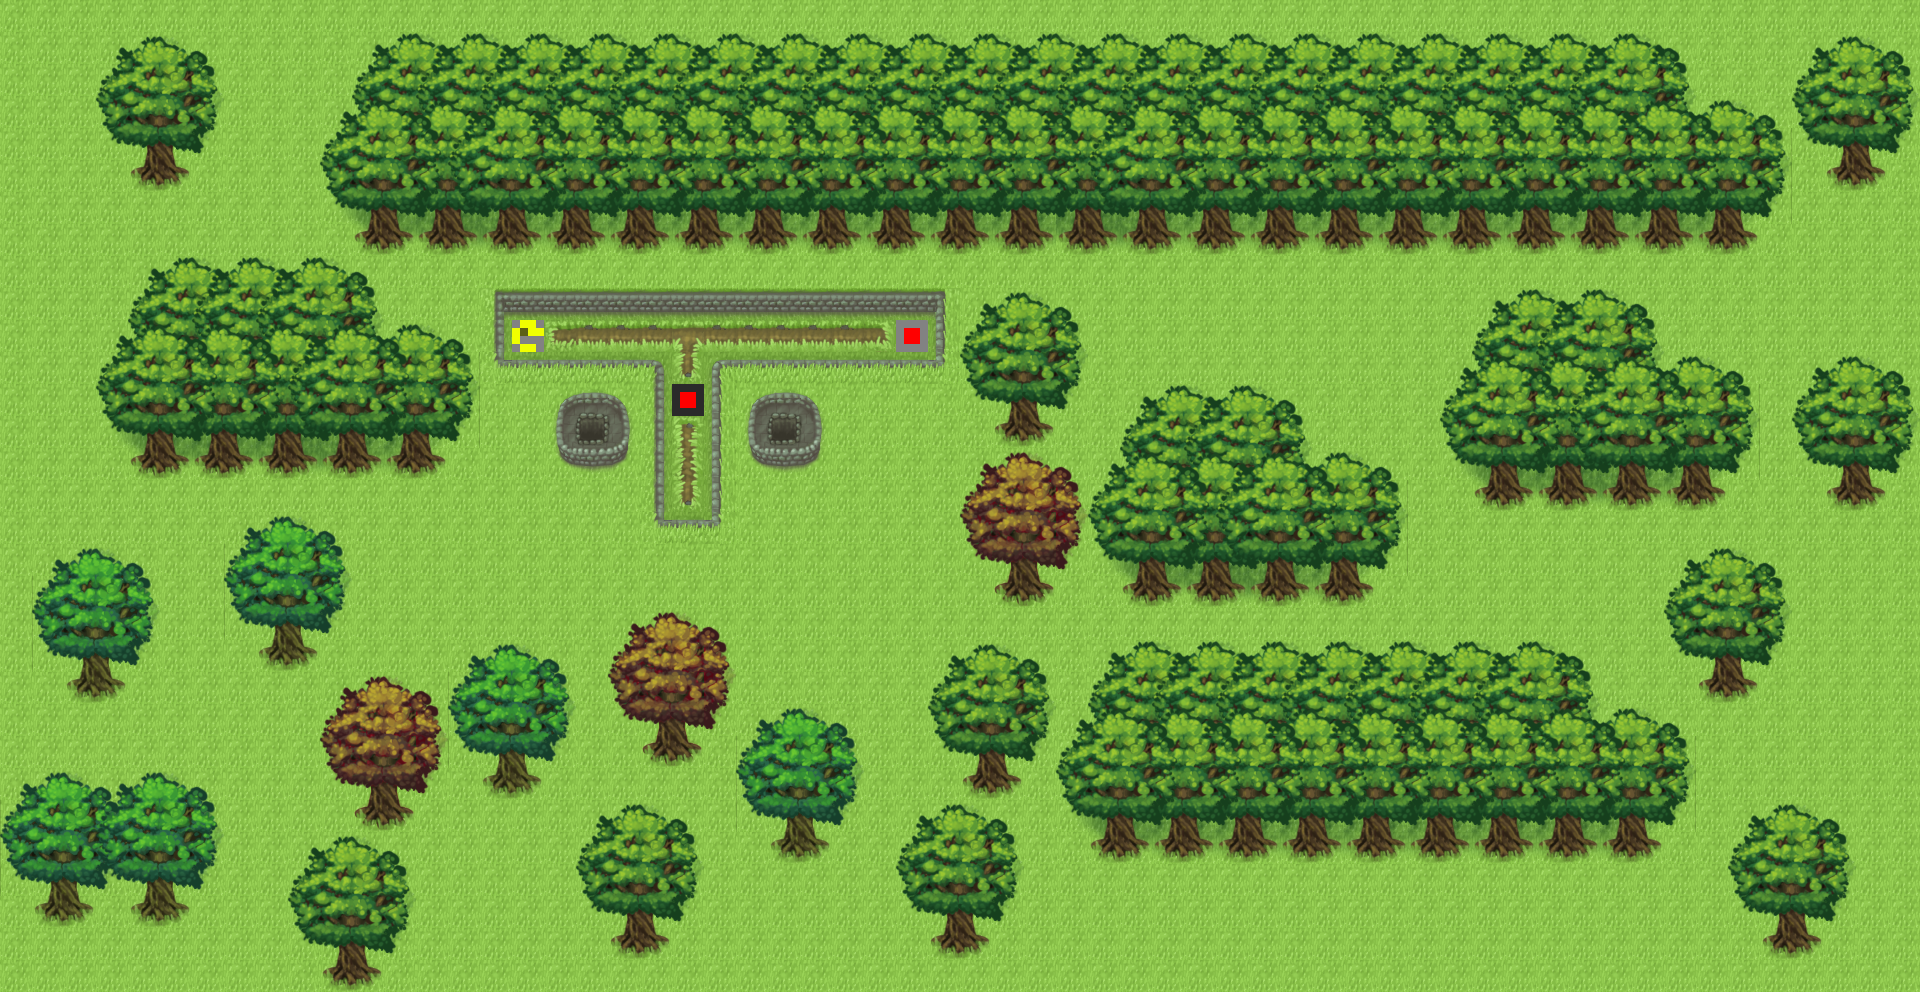

A 2D game scene composited from a Tiled map and its tileset images. What follows is a short description and the map's XML, with each tile layer's data collapsed to a summary:
An orthogonal 60x31 tile map with 32x32 px tiles, 2 tile layers (background, THE_ONE_LAYER).

<map version="1.0" orientation="orthogonal" width="60" height="31" tilewidth="32" tileheight="32">
 <tileset firstgid="1" name="tilemap_garden" tilewidth="32" tileheight="32">
  <image source="../Textures/tilemap_garden.png" width="960" height="960" />
 </tileset>
 <layer name="background" width="60" height="31">
  <data>[1860 cells, 1 non-empty, 1 distinct tile ids]</data>
 </layer>
 <layer name="THE_ONE_LAYER" width="60" height="31">
  <data>[1860 cells, 1860 non-empty, 156 distinct tile ids]</data>
 </layer>
 <objectgroup name="collision" width="60" height="31" />
 <objectgroup name="object" width="60" height="31" />
</map>
